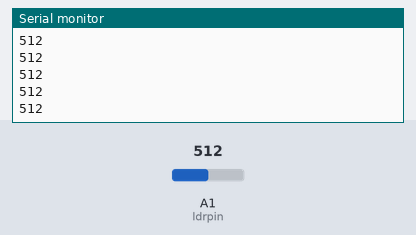
The sketch below on a simulated Arduino Uno, built with avr-gcc and run on an emulated ATmega328P. Parts: the last lines printed to the serial monitor. The test bench sets the inputs (shaded band); at power-on: A1 (ldrpin) = 512.

Above: at 1.2 s.
1.3 s: A1 (ldrpin) set to 716
At 1.8 s:
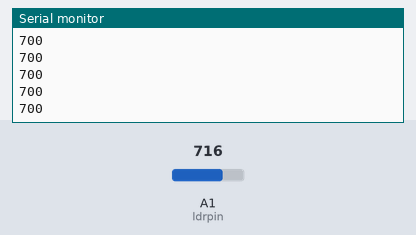
2.8 s: A1 (ldrpin) set to 511
At 3.7 s:
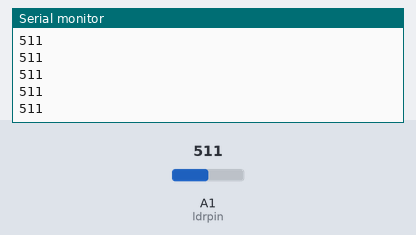
Timing chart, 0 to 5.8 s (numbered marks = the images above; inputs shaded):
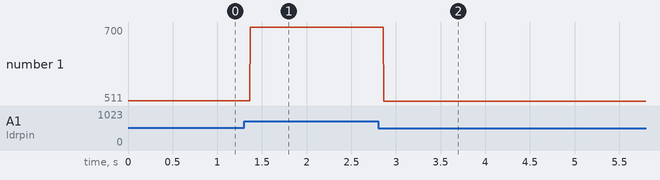

The sketch:

nov25_communication_1.ino
```cpp
const int ldrpin = A1;

void setup() {
  // initialize the serial communication - 9600 bits/sec
  Serial.begin(9600);
}

void loop() {
 int lightvalue = analogRead(ldrpin);

 //constrain ldr readings to general range of min max light in room
 lightvalue = constrain (lightvalue, 90, 700);
      Serial.println(lightvalue);
      delay (2);
}
```

Measured:
- after the input at 1.3 s, the serial monitor: prints a new line after 0.07 s (image 1)
- after the input at 2.8 s, the serial monitor: prints a new line after 0.07 s (image 2)
- plotted number 1: 512 → 700 after the input at 1.3 s, 700 → 511 after the input at 2.8 s
